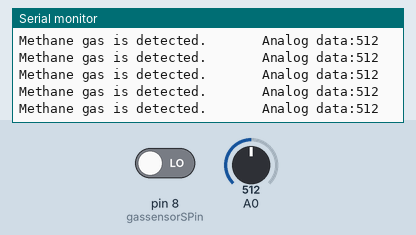
This sketch was run on a simulated Arduino Uno, built with avr-gcc and run on an emulated ATmega328P. Shown: the last lines printed to the serial monitor. The test bench sets the inputs (shaded band); at power-on: A0 = 512, pin 8 (gassensorSPin) LOW.

Above: at 1.2 s.
1.3 s: A0 set to 111
At 1.33 s:
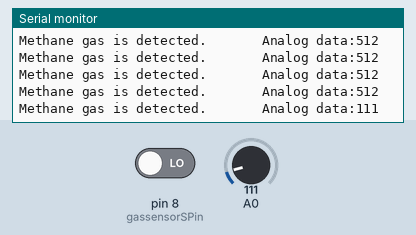
2.8 s: A0 set to 88
At 2.8 s:
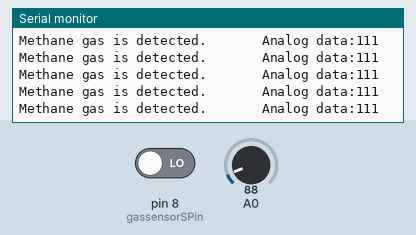
Timing chart, 0 to 5.8 s (numbered marks = the images above; inputs shaded):
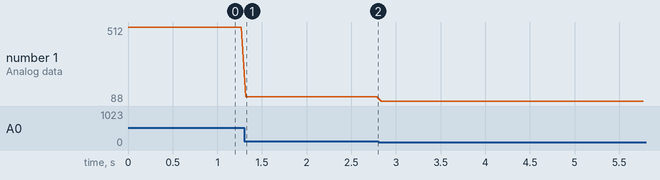

Measured:
- after the input at 1.3 s, the serial monitor: prints a new line at once (image 1)
- plotted number 1: 512 → 111 after the input at 1.3 s, 111 → 88 after the input at 2.8 s

The sketch:

_23_MQ_2GasSensorModule.ino
```cpp
/***********************************************************
File name:   _23_MQ_2GasSensorModule.ino
Description: The information of MQ-2 gas sensor module has been
             detected by UNO R3,and displayed in the serial monitor
Website: www.adeept.com
E-mail: support@adeept.com
Author: Tom
Date: 2016/06/15
***********************************************************/
int gassensorSPin = 8;//connect S pin to digital 8 pin
int gassensorAPin = 0;//connect A pin to analog 0 pin

void setup()
{
  pinMode(gassensorSPin,INPUT);//initialize the MQ-2 gas sensor S pin as input
  pinMode(gassensorAPin,INPUT);//initialize the MQ-2 gas sensor A pin as input
  Serial.begin(9600);   // opens serial port, sets data rate to 9600 bps
}
void loop()
{
  if(digitalRead(gassensorSPin)==HIGH){
    Serial.print("Methane gas is not detected.   Analog data:"); //send data to the serial monitor
  }else{
    Serial.print("Methane gas is detected.       Analog data:");   //send data to the serial monitor
  }
  Serial.println(analogRead(0));         //send analog data(A pin) to the serial monitor
  delay(50);
}
```
